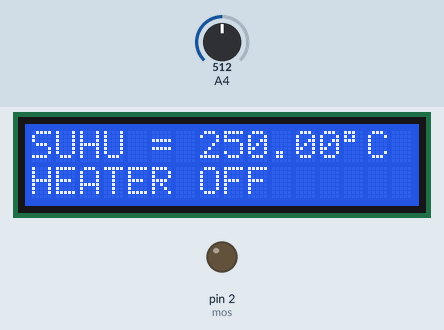
This sketch was run on a simulated Arduino Uno, built with avr-gcc and run on an emulated ATmega328P. Shown: 16×2 character LCD, output pins drawn as LEDs (lit = HIGH). The test bench sets the inputs (shaded band); at power-on: A4 = 512. What the sketch prints to the serial monitor is not drawn.

Above: at 4.2 s.
4.3 s: A4 set to 83
At 4.9 s:
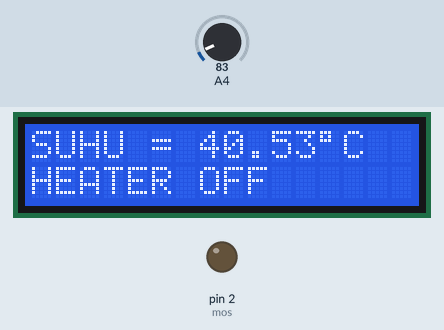
6.0 s: A4 set to 70
At 6.8 s:
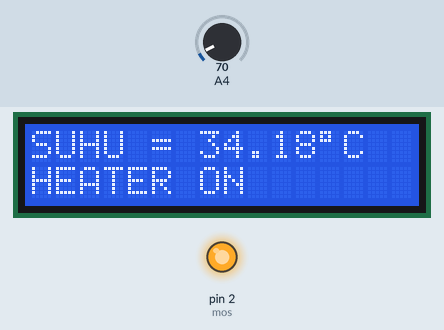
7.6 s: A4 set to 30
At 8.7 s:
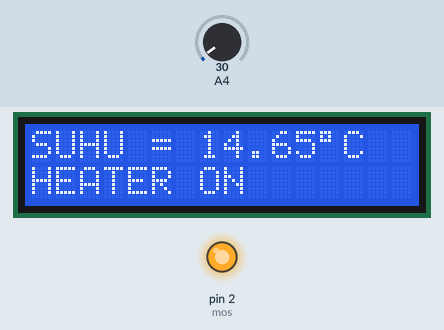
Timing chart, 0 to 10.6 s (numbered marks = the images above; inputs shaded):
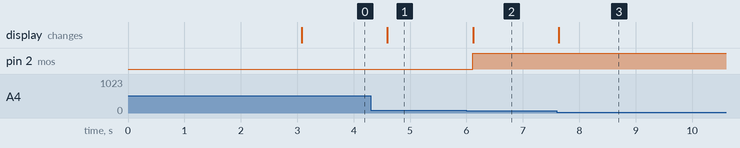

The sketch:

LKS.ino
```cpp
#include <LiquidCrystal.h>
LiquidCrystal lcd(12,11,10,9,8,7);

int sens = 0.0;
float volt = 0.0;
float cel = 0.0;

#define mos 2

void setup() {
  // put your setup code here, to run once:
  lcd.begin(16,2);
  Serial.begin(9600);
  pinMode(mos, OUTPUT);
  pinMode(A4,  INPUT);

  lcd.setCursor(0,0);
  lcd.print("PENETAS TELUR");
  lcd.setCursor(0,1);
  lcd.print("SMKN 2 SURABAYA");
  delay(3000);
  lcd.clear();

}

void loop() {
  // put your main code here, to run repeatedly:
  sens=analogRead(A4);
  volt=(sens/1024.0)*5.0;
  cel=volt*100.0;

  if (cel<=37)
  {
     digitalWrite(mos, HIGH);
     lcd.clear();
     lcd.setCursor(0,1);
     lcd.print("HEATER ON");
  }

  else if (cel>=40)
  {
    digitalWrite(mos, LOW);
    lcd.clear();
    lcd.setCursor(0,1);
    lcd.print("HEATER OFF");
  }

  Serial.print("SUHU = ");
  Serial.println(cel);
  lcd.setCursor(0,0);
  lcd.print("SUHU = ");
  lcd.print(cel);
  lcd.print("\xdf");
  lcd.print("C");
  delay(500);
}
```

Measured:
- the behaviour switches between 76 and 75 on A4 (found by bisection; images 1 and 2)
- after the input at 4.3 s, the display: changes after 0.30 s (image 1)
- after the input at 6.0 s, pin 2 (mos): LOW → HIGH after 0.11 s; the display: changes after 0.12 s (image 2)
- after the input at 7.6 s, the display: changes at once (image 3)
